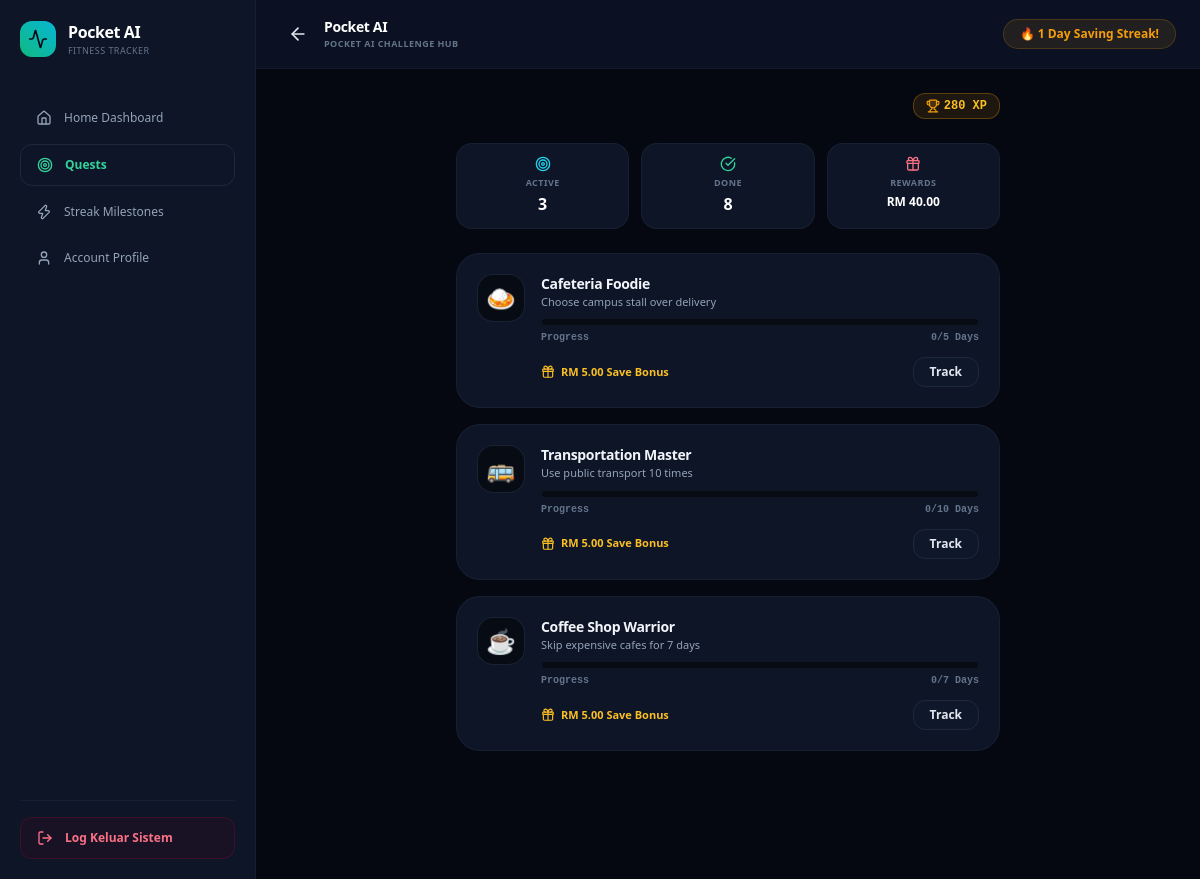
/frontend/quests.php (signed in), run on the app's committed database.
### tables this page shows
CREATE TABLE `financials` (
  `id` int(11) NOT NULL,
  `user_id` int(11) NOT NULL,
  `monthly_allowance` decimal(10,2) NOT NULL DEFAULT 0.00,
  `current_balance` decimal(10,2) NOT NULL DEFAULT 0.00,
  `savings_amount` decimal(10,2) NOT NULL DEFAULT 0.00,
  `spending_amount` decimal(10,2) NOT NULL DEFAULT 0.00,
  `bills_amount` decimal(10,2) NOT NULL DEFAULT 0.00,
  `streak_count` int(11) NOT NULL DEFAULT 1,
  `total_wins` int(11) DEFAULT 0,
  `xp` int(11) NOT NULL DEFAULT 10,
  `last_streak_date` varchar(50) DEFAULT ''
);

### frontend/quests.php (the view, shortened to what this page needs)
<?php
require_once 'db.php';
$userId = $_SESSION['user_id'];
$stmtFin = $conn->prepare("SELECT * FROM financials WHERE user_id = :uid");
$stmtFin->execute([':uid' => $userId]);
$finData = $stmtFin->fetch(PDO::FETCH_ASSOC);
$streakCount = $finData ? intval($finData['streak_count']) : 0;
$totalWins   = $finData ? intval($finData['total_wins'] ?? 0) : 0;
$xpCount     = $totalWins * 35;
$quests = [
    [
        'id' => 'nasi_lemak',
        'title' => 'Cafeteria Foodie',
        'desc' => 'Choose campus stall over delivery',
        'icon' => '🍛',
        'current' => $_SESSION['quest_progress']['nasi_lemak'] ?? 0,
        'target' => 5,
        'bonus' => 5.00,
        'color' => 'bg-emerald-500'
    ],
    [
        'id' => 'transport',
        'title' => 'Transportation Master',
        'desc' => 'Use public transport 10 times',
        'icon' => '🚌',
        'current' => $_SESSION['quest_progress']['transport'] ?? 0,
        'target' => 10,
        'bonus' => 5.00,
        'color' => 'bg-amber-500'
    ],
    [
        'id' => 'coffee',
        'title' => 'Coffee Shop Warrior',
        'desc' => 'Skip expensive cafes for 7 days',
        'icon' => '☕',
        'current' => $_SESSION['quest_progress']['coffee'] ?? 0,
        'target' => 7,
        'bonus' => 5.00,
        'color' => 'bg-rose-500'
    ]
];
$activeCount = count($quests);
$totalRewardsClaimed = $totalWins * 5.00;
?>
<!DOCTYPE html>
<html lang="en">
<head>
  <script src="https://cdn.tailwindcss.com"></script>
</head>
<body class="bg-[#050811] text-slate-100 font-sans min-h-screen flex overflow-x-hidden">
  <aside id="sidebar" class="fixed inset-y-0 left-0 z-50 w-64 bg-[#0d1527] border-r border-slate-800/60 p-5 transform -translate-x-full lg:translate-x-0 lg:static lg:flex lg:flex-col justify-between transition-transform duration-300 ease-in-out shrink-0">
    <div class="space-y-6">
      <div class="flex items-center justify-between">
        <div class="flex items-center gap-3">
          <div class="bg-gradient-to-tr from-emerald-500 to-cyan-500 p-2 rounded-xl text-slate-950 font-black tracking-tighter">
            <i data-lucide="activity" class="w-5 h-5"></i>
          </div>
          <div>
            <h1 class="text-base font-black tracking-tight text-white">Pocket AI</h1>
            <p class="text-[9px] text-slate-500 font-medium uppercase tracking-wider">Fitness Tracker</p>
          </div>
        </div>
      </div>
      <nav class="space-y-1.5 pt-4">
        <a href="index.php" class="flex items-center gap-3 px-4 py-3 text-slate-400 hover:bg-slate-900/40 hover:text-slate-200 font-medium text-xs rounded-xl transition-all">
          <i data-lucide="home" class="w-4 h-4"></i> Home Dashboard
        </a>
        <a href="quests.php" class="flex items-center gap-3 px-4 py-3 bg-slate-900/60 border border-slate-800 text-emerald-400 font-bold text-xs rounded-xl transition-all">
          <i data-lucide="target" class="w-4 h-4"></i> Quests
        </a>
        <a href="streaks.php" class="flex items-center gap-3 px-4 py-3 text-slate-400 hover:bg-slate-900/40 hover:text-slate-200 font-medium text-xs rounded-xl transition-all">
          <i data-lucide="zap" class="w-4 h-4"></i> Streak Milestones
        </a>
        <a href="profile.php" class="flex items-center gap-3 px-4 py-3 text-slate-400 hover:bg-slate-900/40 hover:text-slate-200 font-medium text-xs rounded-xl transition-all">
          <i data-lucide="user" class="w-4 h-4"></i> Account Profile
        </a>
      </nav>
    </div>
    <div class="pt-4 border-t border-slate-800/60">
      <a href="logout.php" class="flex items-center gap-3 px-4 py-3 w-full bg-rose-950/20 border border-rose-900/30 hover:bg-rose-950/40 text-rose-400 font-bold text-xs rounded-xl transition-colors">
        <i data-lucide="log-out" class="w-4 h-4"></i> Log Keluar Sistem
      </a>
    </div>
  </aside>
  <main class="flex-1 min-w-0 flex flex-col min-h-screen pb-32">
    <header class="bg-[#0d1527]/80 backdrop-blur-md px-6 py-4 border-b border-slate-800/40 flex justify-between items-center sticky top-0 z-30">
      <div class="flex items-center gap-2 text-slate-400">
        <a href="index.php" class="p-2 hover:bg-slate-800 rounded-xl transition-colors hidden md:inline-block">
          <i data-lucide="arrow-left" class="w-5 h-5 text-slate-200"></i>
        </a>
        <div>
          <h1 class="text-sm font-black text-white tracking-tight flex items-center gap-1.5">Pocket AI</h1>
          <p class="text-[9px] text-slate-500 uppercase tracking-wider font-semibold">Pocket AI Challenge Hub</p>
        </div>
      </div>
      <div class="bg-amber-500/10 border border-amber-500/20 px-4 py-1.5 rounded-full flex items-center gap-1.5">
        <span class="text-xs text-amber-500 font-bold">🔥 <?php echo $streakCount; ?> Day Saving Streak!</span>
      </div>
    </header>
    <div class="max-w-xl w-full mx-auto px-4 pt-6 space-y-6">
      <div class="flex justify-end">
        <div class="bg-amber-500/10 border border-amber-500/30 px-3 py-1 rounded-xl flex items-center gap-1">
          <i data-lucide="trophy" class="w-3.5 h-3.5 text-amber-500 fill-amber-500/20"></i>
          <span class="text-xs font-black text-amber-400 font-mono"><?php echo $xpCount; ?> XP</span>
        </div>
      </div>
      <div class="grid grid-cols-3 gap-3">
        <div class="bg-[#0d1527] border border-slate-800/60 p-3 rounded-2xl text-center">
          <i data-lucide="target" class="w-4 h-4 mx-auto text-cyan-400 mb-1"></i>
          <p class="text-[9px] text-slate-500 uppercase font-bold tracking-wider">Active</p>
          <p class="text-base font-black text-white mt-0.5"><?php echo $activeCount; ?></p>
        </div>
        <div class="bg-[#0d1527] border border-slate-800/60 p-3 rounded-2xl text-center">
          <i data-lucide="check-circle" class="w-4 h-4 mx-auto text-emerald-400 mb-1"></i>
          <p class="text-[9px] text-slate-500 uppercase font-bold tracking-wider">Done</p>
          <p class="text-base font-black text-white mt-0.5"><?php echo $totalWins; ?></p>
        </div>
        <div class="bg-[#0d1527] border border-slate-800/60 p-3 rounded-2xl text-center">
          <i data-lucide="gift" class="w-4 h-4 mx-auto text-rose-400 mb-1"></i>
          <p class="text-[9px] text-slate-500 uppercase font-bold tracking-wider">Rewards</p>
          <p class="text-xs font-black text-white mt-1">RM <?php echo number_format($totalRewardsClaimed, 2); ?></p>
        </div>
      </div>
      <div class="space-y-4">
        <?php foreach ($quests as $q):
            $isCompleted = ($q['current'] >= $q['target']);
        ?>
          <div class="bg-[#0d1527] border border-slate-800/60 rounded-3xl p-5 flex items-start gap-4 relative overflow-hidden">
            <div class="w-12 h-12 bg-[#070b14] border border-slate-800/80 rounded-2xl flex items-center justify-center text-2xl shrink-0">
              <?php echo $q['icon']; ?>
            </div>
            <div class="flex-1 space-y-2">
              <div>
                <h3 class="text-sm font-black text-slate-100 tracking-tight"><?php echo $q['title']; ?></h3>
                <p class="text-[11px] text-slate-400"><?php echo $q['desc']; ?></p>
              </div>
              <div class="space-y-1">
                <div class="w-full bg-[#070b14] h-2 rounded-full overflow-hidden border border-slate-800/40">
                </div>
                <div class="flex justify-between items-center text-[10px] font-mono text-slate-500 font-bold">
                  <span>Progress</span>
                  <span><?php echo $q['current']; ?>/<?php echo $q['target']; ?> Days</span>
                </div>
              </div>
              <div class="pt-1 flex items-center justify-between">
                <div class="flex items-center gap-1.5 text-amber-400 font-bold text-[11px]">
                  <i data-lucide="gift" class="w-3.5 h-3.5"></i>
                  <span>RM <?php echo number_format($q['bonus'], 2); ?> Save Bonus</span>
                </div>
                <form method="POST" action="track_quest.php">
                  <button type="submit" class="bg-slate-900 border border-slate-800 hover:border-slate-700 text-slate-200 text-xs font-bold px-4 py-1.5 rounded-xl transition-all active:scale-95">
                    <?php echo $isCompleted ? 'Claim' : 'Track'; ?>
                  </button>
                </form>
              </div>
            </div>
          </div>
        <?php endforeach; ?>
      </div>
    </div>
  </main>
</body>
</html>

### data on the page
financials: streak_count "1", total_wins "280", total_wins "8", total_wins "40.00"

### other printed values
$activeCount "3"
$q['icon'] "🍛"
$q['title'] "Cafeteria Foodie"
$q['desc'] "Choose campus stall over delivery"
$q['current'] "0"
$q['target'] "5"
$q['bonus'] "5.00"
$q['icon'] "🚌"
$q['title'] "Transportation Master"
$q['desc'] "Use public transport 10 times"
$q['target'] "10"
$q['icon'] "☕"
$q['title'] "Coffee Shop Warrior"
$q['desc'] "Skip expensive cafes for 7 days"
$q['target'] "7"
